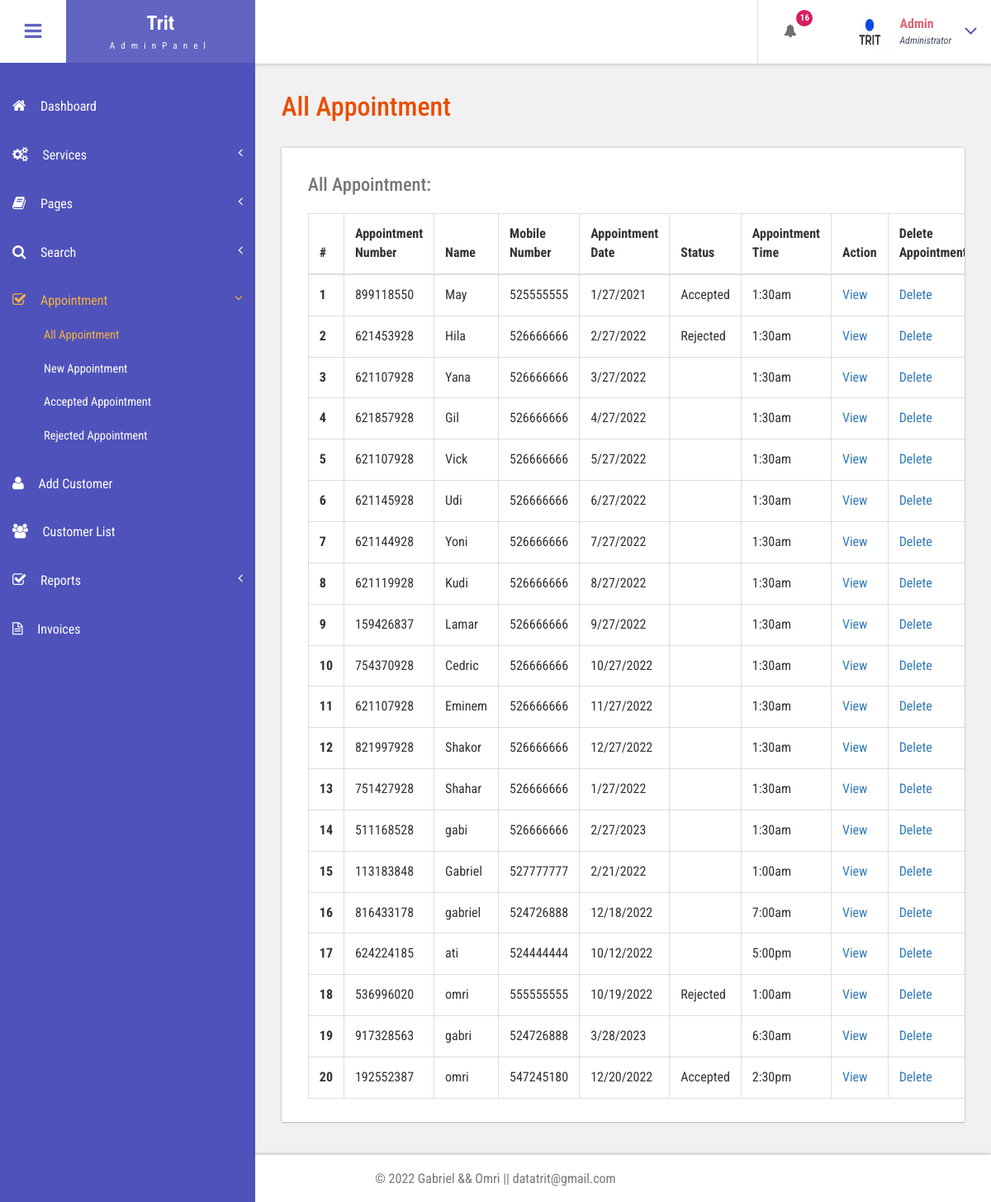
Page /admin/all-appointment.php (signed in) on the committed database.
### tables this page shows
CREATE TABLE `tblappointment` (
  `ID` int(10) NOT NULL,
  `AptNumber` varchar(80) DEFAULT NULL,
  `Name` varchar(120) DEFAULT NULL,
  `Email` varchar(120) DEFAULT NULL,
  `PhoneNumber` bigint(11) DEFAULT NULL,
  `AptDate` varchar(120) DEFAULT NULL,
  `AptTime` varchar(120) DEFAULT NULL,
  `Services` varchar(120) DEFAULT NULL,
  `ApplyDate` timestamp NULL DEFAULT current_timestamp(),
  `Remark` varchar(250) NOT NULL,
  `Status` varchar(50) NOT NULL,
  `RemarkDate` timestamp NOT NULL DEFAULT '0000-00-00 00:00:00' ON UPDATE current_timestamp()
);

### admin/all-appointment.php (the view, shortened to what this page needs)
<?php
include('includes/dbconnection.php');
if (strlen($_SESSION['tritsaid']==0)) {
  header('location:logout.php');
  } else{
  ?>
<!DOCTYPE HTML>
<html>
<head>
<link href="css/bootstrap.css" rel='stylesheet' type='text/css' />
<link href="css/style.css" rel='stylesheet' type='text/css' />
<link href="css/font-awesome.css" rel="stylesheet">
<link href="css/animate.css" rel="stylesheet" type="text/css" media="all">
<link href="css/custom.css" rel="stylesheet">
</head>
<body class="cbp-spmenu-push">
	<div class="main-content">
		 <?php include_once('includes/sidebar.php');?>
		 <?php include_once('includes/header.php');?>
		<div id="page-wrapper">
			<div class="main-page">
				<div class="tables">
				<h3 class="title1">All Appointment</h3>
					<div class="table-responsive bs-example widget-shadow">
						<h4>All Appointment:</h4>
						<table class="table table-bordered"> <thead> <tr> <th>#</th> <th> Appointment Number</th> <th>Name</th><th>Mobile Number</th> <th>Appointment Date</th><th>Status</th><th>Appointment Time</th><th>Action</th><th>Delete Appointment</th> </tr> </thead> <tbody>
<?php
$ret=mysqli_query($con,"select *from  tblappointment");
$cnt=1;
while ($row=mysqli_fetch_array($ret)) {
	?>
<tr><th scope="row"><?php echo $cnt;?></th>
	<td><?php  echo $row['AptNumber'];?></td>
	<td><?php  echo $row['Name'];?></td>
		<td><?php  echo $row['PhoneNumber'];?></td>
		<td><?php  echo $row['AptDate'];?></td>
			<td><?php
										if($row['Status']=="1")
										{
										  echo "Accepted";
										}
										else if($row['Status']=="2")
										{
										  echo "Rejected";
										}
     ;?>
     </td>
      <td><?php  echo $row['AptTime'];?></td> <td><a href="view-appointment.php?viewid=<?php echo $row['ID'];?>">View</a></td>
      	<td><a href="dalete-appointment.php?deleteid=<?php echo $row['ID'];?>">Delete</a></td>
      </tr><?php
$cnt=$cnt+1;
}?></tbody> </table>
					</div>
				</div>
			</div>
		</div>
		 <?php include_once('includes/footer.php');?>
	</div>
</body>
</html>
<?php }  ?>

### admin/includes/header.php (shortened to what this page needs)
<div class="sticky-header header-section ">
      <div class="header-left">
        <button id="showLeftPush"><i class="fa fa-bars"></i></button>
        <div class="logo">
          <a href="dashboard.php">
            <h1>Trit</h1>
            <span>AdminPanel</span>
          </a>
        </div>
      </div>
      <div class="header-right">
        <div class="profile_details_left">
          <ul class="nofitications-dropdown">
            <?php
$ret1=mysqli_query($con,"select ID,Name from  tblappointment where Status=''");
$num=mysqli_num_rows($ret1);
?>
            <li class="dropdown head-dpdn">
              <a href="#" class="dropdown-toggle" data-toggle="dropdown" aria-expanded="false"><i class="fa fa-bell"></i><span class="badge blue"><?php echo $num;?></span></a>
            </li>
          </ul>
          <div class="clearfix"> </div>
        </div>
        <div class="profile_details">
        <?php
$adid=$_SESSION['tritsaid'];
$ret=mysqli_query($con,"select AdminName from tbladmin where ID='$adid'");
$row=mysqli_fetch_array($ret);
$name=$row['AdminName'];
?>
          <ul>
            <li class="dropdown profile_details_drop">
              <a href="#" class="dropdown-toggle" data-toggle="dropdown" aria-expanded="false">
                <div class="profile_img">
                  <span class="prfil-img"><img src="../images/logo.jpg" alt="" width="50" height="60"> </span>
                  <div class="user-name">
                    <p><?php echo $name; ?></p>
                    <span>Administrator</span>
                  </div>
                  <i class="fa fa-angle-down lnr"></i>
                  <div class="clearfix"></div>
                </div>
              </a>
            </li>
          </ul>
        </div>
      </div>
      <div class="clearfix"> </div>
    </div>

### admin/css/style.css (style rules this page uses)
h4, h5, h6, h1, h2, h3 { margin: 0; }
ul, ol { margin: 0; }
p { margin: 0; }
html, body { font-family: 'Roboto Condensed', sans-serif; font-size: 100%; overflow-x: hidden; background: #fff; }
body a { transition: 0.5s all ease; -webkit-transition: 0.5s all ease; -moz-transition: 0.5s all ease; -o-transition: 0.5s all ease; -ms-transition: 0.5s all ease; text-decoration:none; }
h1,h2,h3,h4,h5,h6 { margin:0; }
p { margin:0; }
ul,label { margin:0; padding:0; }
.main-content { position: relative; }
.sticky-header { position: fixed; top: 0; left:0px; width: 100%; z-index: 100; }
.header-section { background:#FFF; box-shadow: 1px 1px 4px rgba(0, 0, 0, 0.21); -webkit-box-shadow: 1px 1px 4px rgba(0, 0, 0, 0.21); -moz-box-shadow: 1px 1px 4px rgba(0, 0, 0, 0.21); -o-box-shadow: 1px 1px 4px rgba(0, 0, 0, 0.21); }
.header-section::after { clear: both; display: block; content: ''; }
.header-left { float: left; width: 45%; }
.header-right { float: right; }
button#showLeftPush { font-size: 1.5em; width: 80px; padding: 0.87em 0; text-align: center; cursor: pointer; float: left; color: #6F6F6F; -moz-transition: all 0.2s ease-out 0s; -webkit-transition: all 0.2s ease-out 0s; transition: all 0.2s ease-out 0s; border: none; background-color: #fff; outline:none; }
.cbp-spmenu-push { overflow-x: hidden; position: relative; }
.cbp-spmenu, .cbp-spmenu-push { -webkit-transition: all 0.3s ease; -moz-transition: all 0.3s ease; transition: all 0.3s ease; }
.cbp-spmenu-push div#page-wrapper { margin: 0 0 0 19.3em; transition:.5s all; -webkit-transition:.5s all; -moz-transition:.5s all; }
.fa { display: inline-block; font-family: FontAwesome; font-style: normal; font-weight: normal; line-height: 1; -webkit-font-smoothing: antialiased; -moz-osx-font-smoothing: grayscale; }
.logo { background: #6164C1; text-align: center; float: left; }
.logo a { padding: 0.9em 3.3em .7em; display: block; text-decoration: none; }
.logo a h1 { color: #fff; font-size: 1.5em; line-height: 1.2em; font-weight: 700; }
.logo a span { color: #F8F8F8; font-size: .7em; text-align: center; letter-spacing: 7px; }
.profile_details_left { float: left; }
li.dropdown.head-dpdn { display: inline-block; padding: 1.7em 0; border-left: 1px solid #E0E0E0; float: left; }
li.dropdown.head-dpdn a.dropdown-toggle { padding: 1.7em 2em; }
i.fa.fa-bell { color:#6F6F6F; }
.header-right span.badge { font-size: 11px; font-weight: bold; color: #FFF; background: #8BC34A; line-height: 15px; width: 20px; height: 20px; border-radius: 2em; -webkit-border-radius: 2em; -moz-border-radius: 2em; -o-border-radius: 2em; text-align: center; display: inline-block; position: absolute; top: 16%; padding: 2px 0 0; }
.header-right span.blue { background-color:#D81B60; }
.profile_details { float: right; }
.profile_details_drop a.dropdown-toggle { display:block; padding: 0.8em 3em 0 2em; }
.profile_img span.prfil-img { float:left; }
.user-name { float:left; margin-top:8px; margin-left:11px; height:35px; }
.profile_details ul li { list-style-type:none; position:relative; }
.profile_details li a i.fa.lnr { position: absolute; top: 34%; right: 8%; color: #4F52BA; font-size: 1.6em; }
.user-name p { font-size:1em; color:#DD6777; line-height:1em; font-weight:700; }
.user-name span { font-size: .75em; font-style: italic; color: #424f63; font-weight: normal; margin-top: .3em; }
.widget-shadow { background-color: #fff; box-shadow: 0 -1px 3px rgba(0,0,0,.12),0 1px 2px rgba(0,0,0,.24); -webkit-box-shadow: 0 -1px 3px rgba(0,0,0,.12),0 1px 2px rgba(0,0,0,.24); -moz-box-shadow: 0 -1px 3px rgba(0,0,0,.12),0 1px 2px rgba(0,0,0,.24); }
h3.title1 { font-size: 2em; color: #e94e02; margin-bottom: 0.8em; }
.table > thead > tr > th, .table > tbody > tr > th, .table > tfoot > tr > th, .table > thead > tr > td, .table > tbody > tr > td, .table > tfoot > tr > td { border-top: none; }
.tables h4 { font-size: 1.4em; margin-bottom: 1em; color: #777777; }
.tables .panel-body ,.tables .bs-example { padding: 2em 2em 0.5em; }
.tables .table > thead > tr > th, .tables .table > tbody > tr > th, .tables .table > tfoot > tr > th, .tables .table > thead > tr > td, .tables .table > tbody > tr > td, .tables .table > tfoot > tr > td { padding: 13px; border-top: 1px solid #E0E0E0; }
.bs-example { margin-top: 2em; }

### admin/css/custom.css (style rules this page uses)
#page-wrapper { padding:7em 2em 2.5em; background-color: #F1F1F1; }

### rows in the picture
tblappointment: AptNumber "899118550", Name "May", PhoneNumber "525555555", AptDate "1/27/2021", Status "Accepted", AptTime "1:30am"
tblappointment: AptNumber "621453928", Name "Hila", PhoneNumber "526666666", AptDate "2/27/2022", Status "Rejected", AptTime "1:30am"
tblappointment: AptNumber "621107928", Name "Yana", PhoneNumber "526666666", AptDate "3/27/2022", AptTime "1:30am"
tblappointment: AptNumber "621857928", Name "Gil", PhoneNumber "526666666", AptDate "4/27/2022", AptTime "1:30am"
tblappointment: AptNumber "621107928", Name "Vick", PhoneNumber "526666666", AptDate "5/27/2022", AptTime "1:30am"
tblappointment: AptNumber "621145928", Name "Udi", PhoneNumber "526666666", AptDate "6/27/2022", AptTime "1:30am"
tblappointment: AptNumber "621144928", Name "Yoni", PhoneNumber "526666666", AptDate "7/27/2022", AptTime "1:30am"
tblappointment: AptNumber "621119928", Name "Kudi", PhoneNumber "526666666", AptDate "8/27/2022", AptTime "1:30am"
tblappointment: AptNumber "159426837", Name "Lamar", PhoneNumber "526666666", AptDate "9/27/2022", AptTime "1:30am"
tblappointment: AptNumber "754370928", Name "Cedric", PhoneNumber "526666666", AptDate "10/27/2022", AptTime "1:30am"
tblappointment: AptNumber "621107928", Name "Eminem", PhoneNumber "526666666", AptDate "11/27/2022", AptTime "1:30am"
tblappointment: AptNumber "821997928", Name "Shakor", PhoneNumber "526666666", AptDate "12/27/2022", AptTime "1:30am"
tblappointment: AptNumber "751427928", Name "Shahar", PhoneNumber "526666666", AptDate "1/27/2022", AptTime "1:30am"
tblappointment: AptNumber "511168528", Name "gabi", PhoneNumber "526666666", AptDate "2/27/2023", AptTime "1:30am"
tblappointment: AptNumber "113183848", Name "Gabriel", PhoneNumber "527777777", AptDate "2/21/2022", AptTime "1:00am"
tblappointment: AptNumber "816433178", Name "gabriel", PhoneNumber "524726888", AptDate "12/18/2022", AptTime "7:00am"
tblappointment: AptNumber "624224185", Name "ati", PhoneNumber "524444444", AptDate "10/12/2022", AptTime "5:00pm"
tblappointment: AptNumber "536996020", Name "omri", PhoneNumber "555555555", AptDate "10/19/2022", Status "Rejected", AptTime "1:00am"
tblappointment: AptNumber "917328563", Name "gabri", PhoneNumber "524726888", AptDate "3/28/2023", AptTime "6:30am"
tblappointment: AptNumber "192552387", Name "omri", PhoneNumber "547245180", AptDate "12/20/2022", Status "Accepted", AptTime "2:30pm"

### other values in the picture
$num "16"
$name "Admin"
